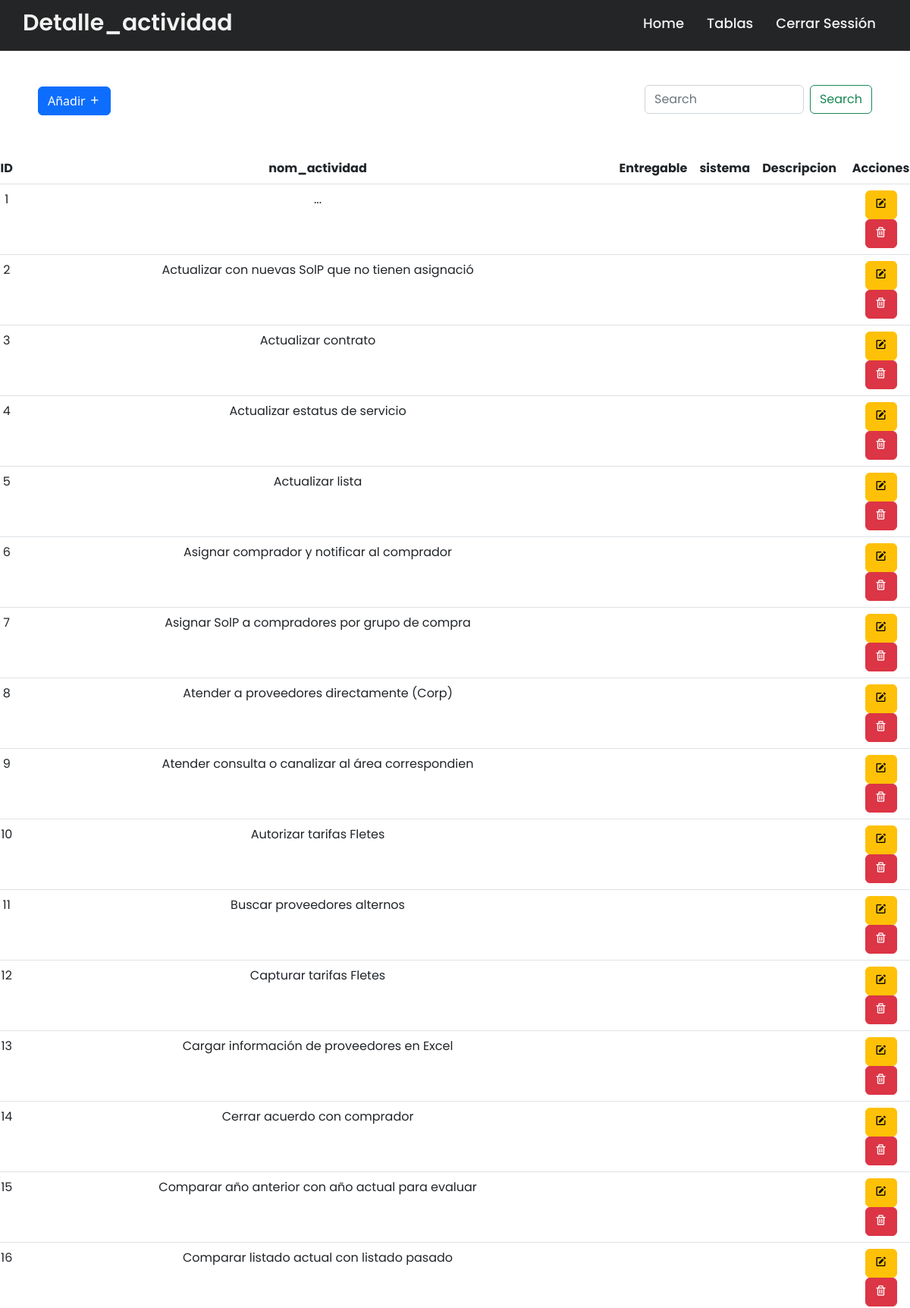
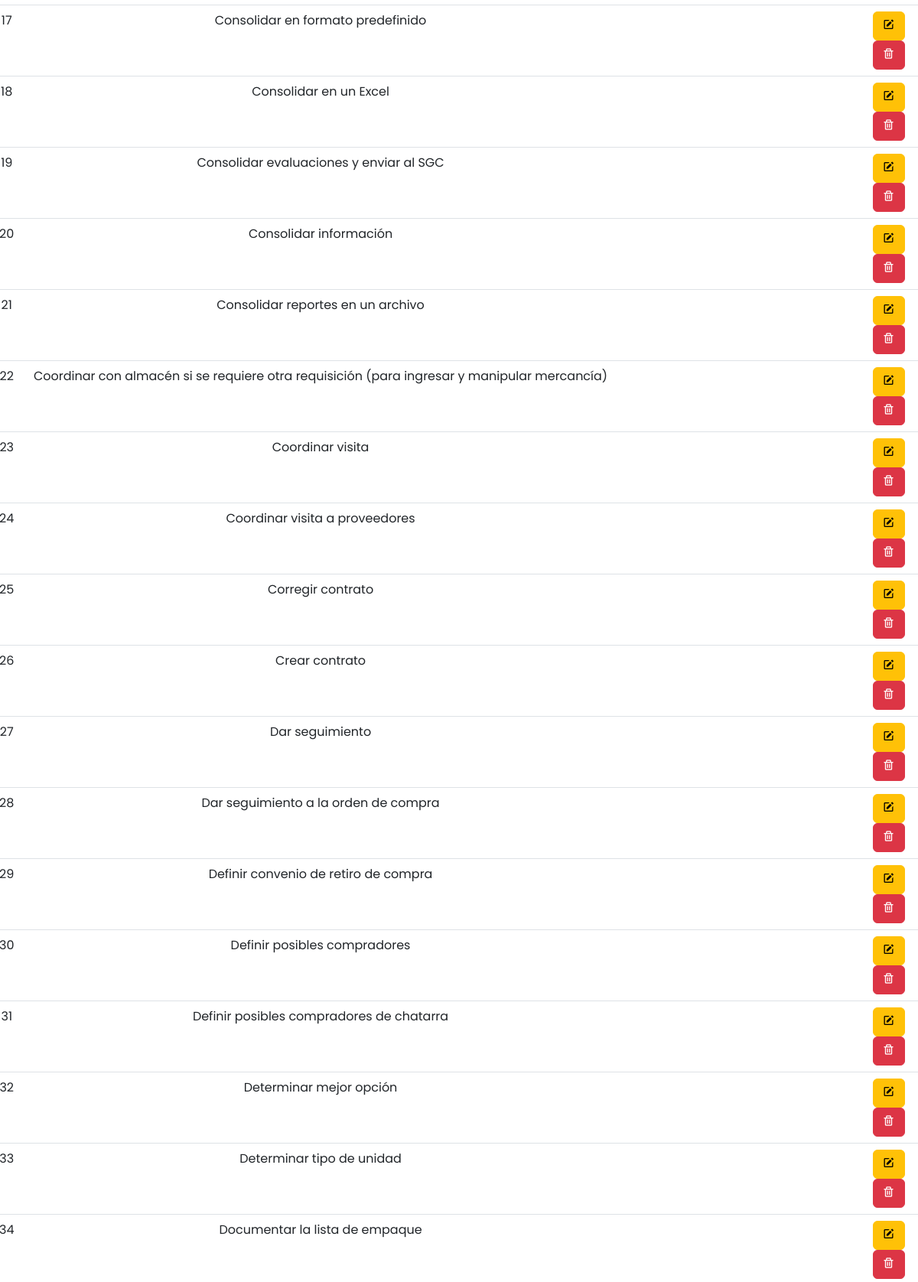
Page /tab/Detalle_actividad/DA.php (signed in, upper part) on the committed database (2 pictures, top to bottom).
### tables this page shows
CREATE TABLE `detalle_actividad` (
  `ID_Actividad` int(11) NOT NULL,
  `nom_actividad` varchar(120) NOT NULL,
  `Entregable` varchar(50) NOT NULL,
  `sistema` varchar(50) NOT NULL,
  `Descripcion` varchar(50) NOT NULL
);

### tab/Detalle_actividad/DA.php (the view, shortened to what this page needs)
<?php include('../../config/conexion.php'); ?>
<!DOCTYPE html>
<html lang="en">
<head>
    <link rel="stylesheet" href="../../css/navbar.css">
    <link href="https://cdn.jsdelivr.net/npm/bootstrap@5.2.2/dist/css/bootstrap.min.css" rel="stylesheet">
    <link href='https://unpkg.com/boxicons@2.1.4/css/boxicons.min.css' rel='stylesheet'>
    <link rel="stylesheet" href="https://cdnjs.cloudflare.com/ajax/libs/font-awesome/5.15.3/css/all.min.css"/>
</head>
<body><br>
    <div class="navbar">
    <nav>
    <div class="wrapper">
      <div class="logo"><a href="#"> Detalle_actividad </a></div>
      <ul class="nav-links">
        <li><a href="../../home.php">Home</a></li>
        <li>
          <a href="#" class="desktop-item">Tablas</a>
        </li>
        <li><a type="submite" href="../../destroy.php">Cerrar Sessión</a></li>
      </ul>
    </div>
  </nav>
    </div>
    <br>
    <div class="position-absolute top-10 end-0" style="width: 300px; margin-right: 50px;"><br><br>
    <form class="d-flex" role="search">
        <input class="form-control me-2" type="search" placeholder="Search" aria-label="Search">
        <button class="btn btn-outline-success" type="submit">Search</button>
      </form>
    </div>
    <button type="button" class="btn btn-primary" data-bs-toggle="modal" data-bs-target="#exampleModal" style="margin: 50px;">
        Añadir <i class='bx bx-plus'></i>
    </button>
    <div class="row justify-content-center">
    <table class="table" style="width: 1500px;">
  <thead class="text-center">
    <tr>
      <th scope="col">ID</th>
      <th scope="col">nom_actividad</th>
      <th scope="col">Entregable</th>
      <th scope="col">sistema</th>
      <th scope="col">Descripcion</th>
      <th scope="col">Acciones</th>
    </tr>
  </thead>
  <tbody class="text-center">
    <?php
      $query = "SELECT * FROM detalle_actividad";
      $result_task = mysqli_query($conexion, $query);
      while($row = mysqli_fetch_assoc($result_task)) { ?>
      <tr>
        <td><?php echo $row['ID_Actividad']; ?></td>
        <td><?php echo $row['nom_actividad']; ?></td>
        <td><?php echo $row['Entregable']; ?></td>
        <td><?php echo $row['sistema']; ?></td>
        <td><?php echo $row['Descripcion']; ?></td>
        <td>
          <a href="edit.php?ID_Actividad=<?php echo $row['ID_Actividad']?>" class="btn btn-warning">
            <i class='bx bxs-edit'></i>
          </a>
          <a href="delete.php?ID_Actividad=<?php echo $row['ID_Actividad']?>" class="btn btn-danger">
            <i class='bx bx-trash'></i>
          </a>
        </td>
      </tr>
      <?php } ?>
  </tbody>
</table>
    </div>
</body>
</html>

### css/navbar.css (style rules this page uses)
* { margin: 0; padding: 0; box-sizing: border-box; font-family: 'Poppins', sans-serif; }
nav { position: fixed; z-index: 99; width: 100%; background: #242526; }
nav .wrapper { position: relative; max-width: 1300px; padding: 0px 30px; height: 70px; line-height: 70px; margin: auto; display: flex; align-items: center; justify-content: space-between; }
.wrapper .logo a { color: #f2f2f2; font-size: 30px; font-weight: 600; text-decoration: none; }
.wrapper .nav-links { display: inline-flex; text-decoration: none; }
.nav-links { margin-top: 15px; }
.nav-links li { list-style: none; }
.nav-links li a { color: #f2f2f2; text-decoration: none; font-size: 18px; font-weight: 500; padding: 9px 15px; border-radius: 5px; transition: all 0.3s ease; }

### rows in the picture
detalle_actividad: ID_Actividad "1", nom_actividad "..."
detalle_actividad: ID_Actividad "2", nom_actividad "Actualizar con nuevas SolP que no tienen asignació"
detalle_actividad: ID_Actividad "3", nom_actividad "Actualizar contrato"
detalle_actividad: ID_Actividad "4", nom_actividad "Actualizar estatus de servicio"
detalle_actividad: ID_Actividad "5", nom_actividad "Actualizar lista"
detalle_actividad: ID_Actividad "6", nom_actividad "Asignar comprador y notificar al comprador"
detalle_actividad: ID_Actividad "7", nom_actividad "Asignar SolP a compradores por grupo de compra"
detalle_actividad: ID_Actividad "8", nom_actividad "Atender a proveedores directamente (Corp)"
detalle_actividad: ID_Actividad "9", nom_actividad "Atender consulta o canalizar al área correspondien"
detalle_actividad: ID_Actividad "10", nom_actividad "Autorizar tarifas Fletes"
detalle_actividad: ID_Actividad "11", nom_actividad "Buscar proveedores alternos"
detalle_actividad: ID_Actividad "12", nom_actividad "Capturar tarifas Fletes"
detalle_actividad: ID_Actividad "13", nom_actividad "Cargar información de proveedores en Excel"
detalle_actividad: ID_Actividad "14", nom_actividad "Cerrar acuerdo con comprador"
detalle_actividad: ID_Actividad "15", nom_actividad "Comparar año anterior con año actual para evaluar"
detalle_actividad: ID_Actividad "16", nom_actividad "Comparar listado actual con listado pasado"
detalle_actividad: ID_Actividad "17", nom_actividad "Consolidar en formato predefinido"
detalle_actividad: ID_Actividad "18", nom_actividad "Consolidar en un Excel"
detalle_actividad: ID_Actividad "19", nom_actividad "Consolidar evaluaciones y enviar al SGC"
detalle_actividad: ID_Actividad "20", nom_actividad "Consolidar información"
detalle_actividad: ID_Actividad "21", nom_actividad "Consolidar reportes en un archivo"
detalle_actividad: ID_Actividad "22", nom_actividad "Coordinar con almacén si se requiere otra requisición (para ingresar y manipular mercancía)"
detalle_actividad: ID_Actividad "23", nom_actividad "Coordinar visita"
detalle_actividad: ID_Actividad "24", nom_actividad "Coordinar visita a proveedores"
detalle_actividad: ID_Actividad "25", nom_actividad "Corregir contrato"
detalle_actividad: ID_Actividad "26", nom_actividad "Crear contrato"
detalle_actividad: ID_Actividad "27", nom_actividad "Dar seguimiento"
detalle_actividad: ID_Actividad "28", nom_actividad "Dar seguimiento a la orden de compra"
detalle_actividad: ID_Actividad "29", nom_actividad "Definir convenio de retiro de compra"
detalle_actividad: ID_Actividad "30", nom_actividad "Definir posibles compradores"
detalle_actividad: ID_Actividad "31", nom_actividad "Definir posibles compradores de chatarra"
detalle_actividad: ID_Actividad "32", nom_actividad "Determinar mejor opción"
detalle_actividad: ID_Actividad "33", nom_actividad "Determinar tipo de unidad"
detalle_actividad: ID_Actividad "34", nom_actividad "Documentar la lista de empaque"
